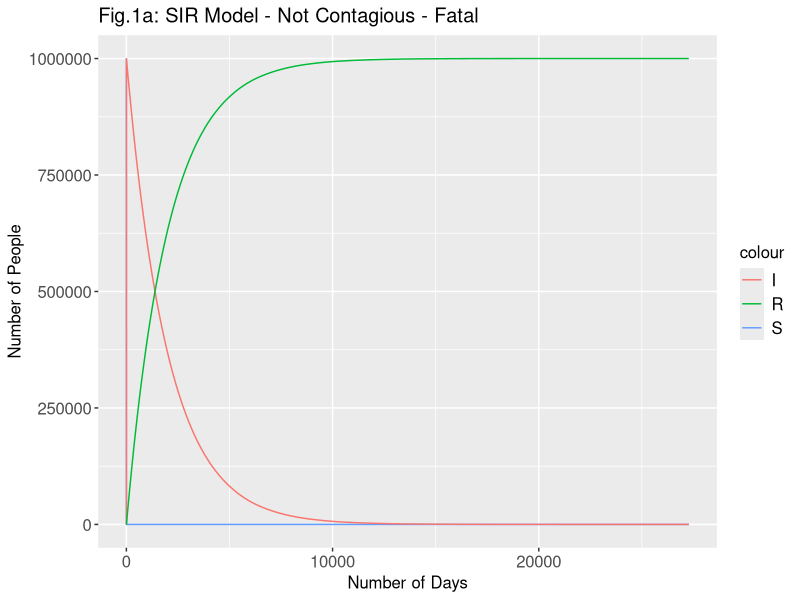
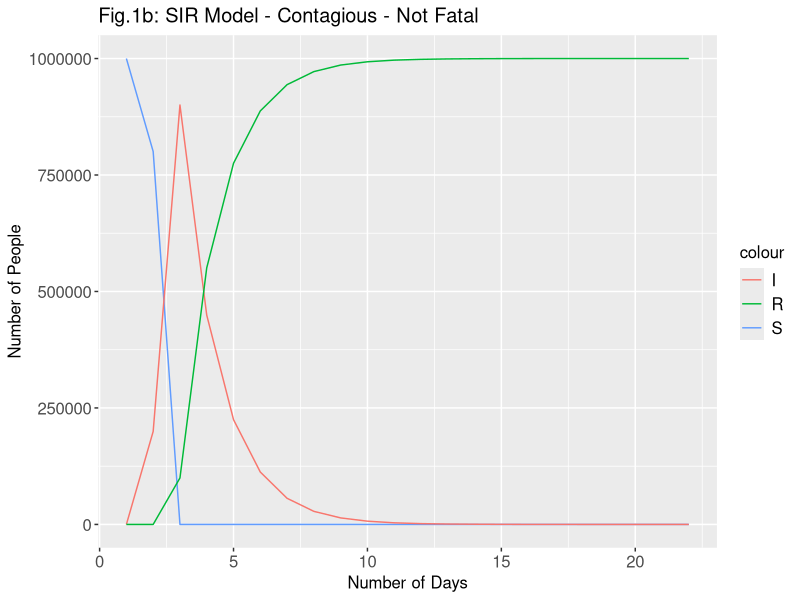
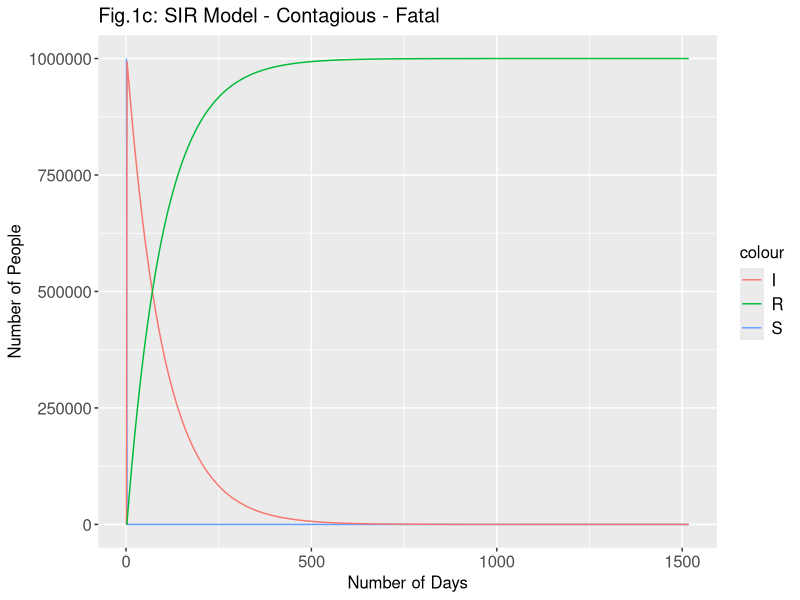
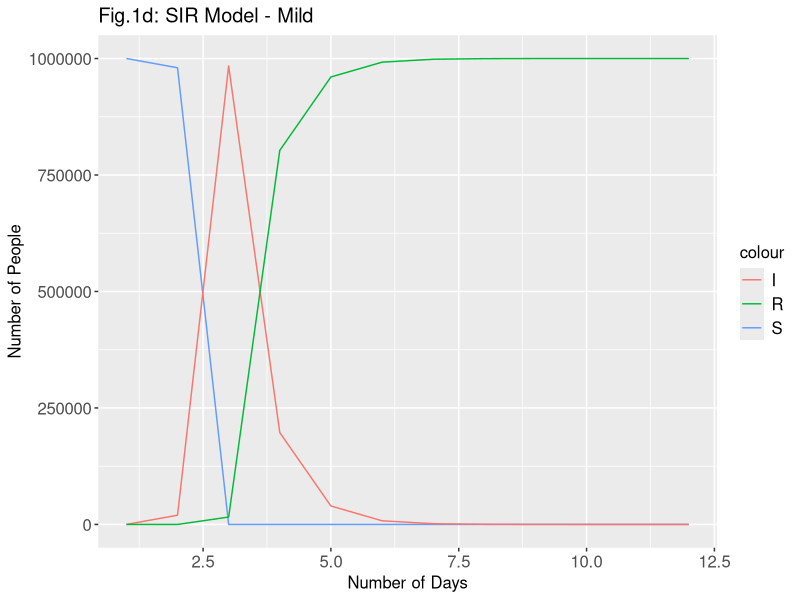
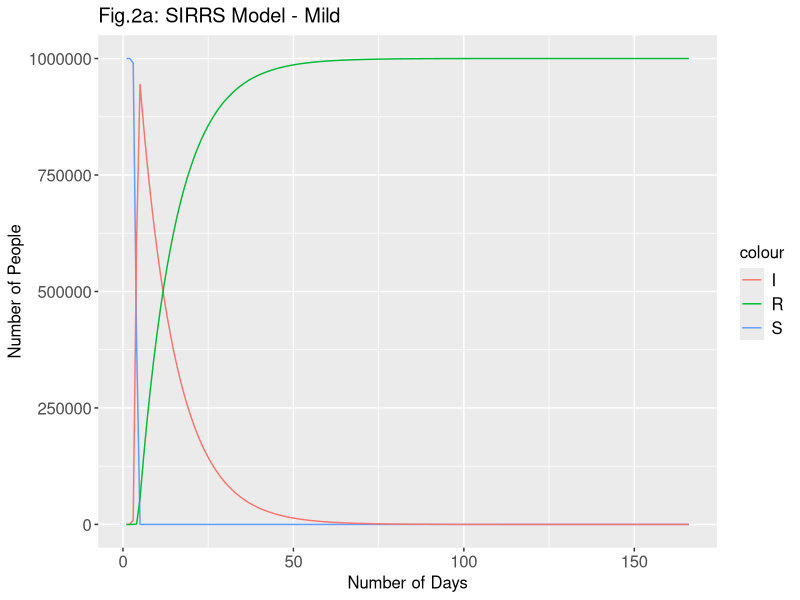
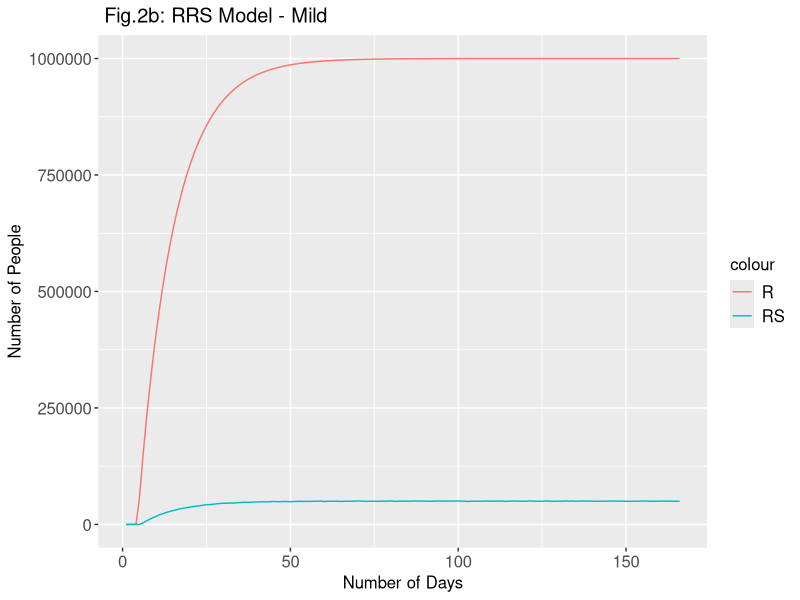
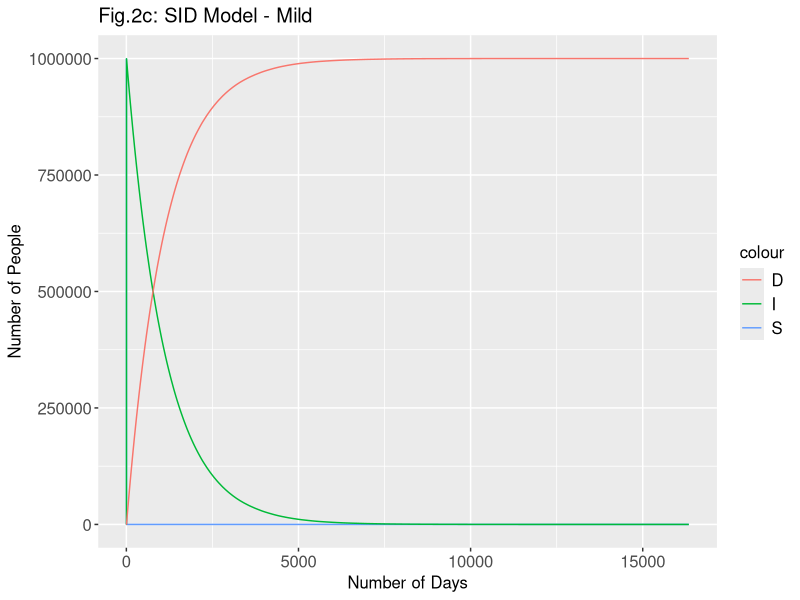
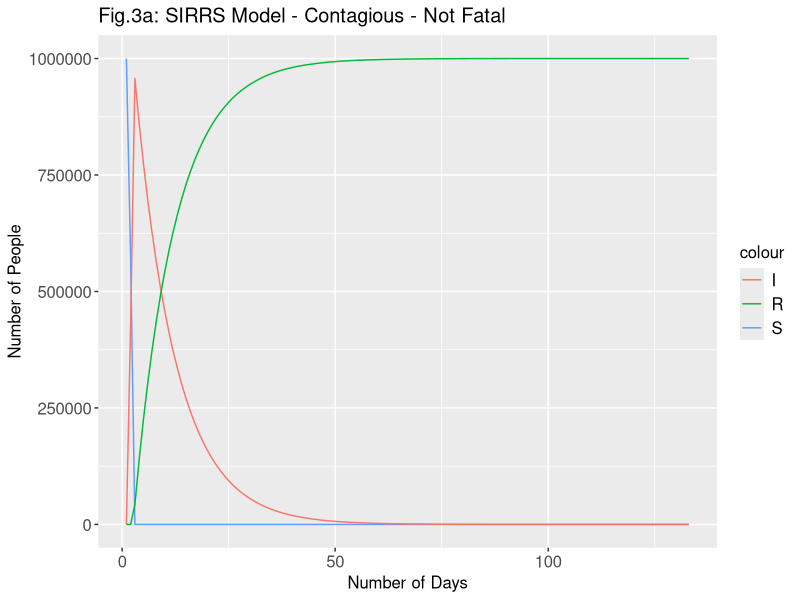

Reproduce these figures in R, in order.
# Baseline model
## SIR model with four different scenarios
# Population
N <- 1000000
# Not Contagious and Fatal
# low infection rate and low recovery
# # Prob S to I
alpha <- 0.0006
# # Prob I to R
beta <- 0.0005

# Contagious and Not Fatal 
# high infection rate and high recovery
# # Prob S to I
alpha2 <- 0.2
# # Prob I to R
beta2 <- 0.5

# Contagious and Fatal
# high infection rate and low recovery
# # Prob S to I
alpha3 <- 0.7
# # Prob I to R
beta3 <- 0.01

# Mild - Not Contagious and Not Fatal
# low infection rate and high recovery
# # Prob S to I
alpha4 <- 0.02
# # Prob I to R
beta4 <- 0.8

# SIR function
SIR <- function(alpha,beta,N) {
  
  suscept <- list() # list with SIR
  suscept$S[1] <- N - 1
  suscept$I[1] <- 1
  suscept$R[1] <- 0
  t_1 <- 1
  
  while (suscept$R[t_1] < N) {
    suscept$S[t_1 + 1] <- rbinom(1, suscept$S[t_1], (1 - alpha)^(suscept$I[t_1]))
    suscept$R[t_1 + 1] <- suscept$R[t_1] + rbinom(1, suscept$I[t_1], beta)
    suscept$I[t_1 + 1] <- N - suscept$S[t_1 + 1] - suscept$R[t_1 + 1]
    torf <- suscept$S + suscept$I + suscept$R == N
    t_1 <- t_1 + 1
  }
  return(list(sir = suscept, tf = torf))
}

library(ggplot2)

set.seed(1234)
ans <- SIR(alpha,beta,N)
ans1 <- data.frame(ans[1])
ans1$Num <- 1:length(ans1$sir.S)
ggplot(ans1, aes(x = Num),) + 
  geom_line(ans1, mapping = aes(y = sir.S, color = "S")) +
  geom_line(ans1, mapping = aes(y = sir.I, color = "I")) +
  geom_line(ans1, mapping = aes(y = sir.R, color = "R")) +
  labs(x = "Number of Days", y = "Number of People", title = "Fig.1a: SIR Model - Not Contagious - Fatal") +
  theme(legend.text = element_text(size = 12), legend.title = element_text(size = 12), axis.title.x = element_text(size = 12), 
        axis.text.x = element_text(size = 12), axis.title.y = element_text(size = 12), 
        axis.text.y = element_text(size = 12), title = element_text(size = 12))

set.seed(1234)
ans2 <- SIR(alpha2,beta2,N)
ans12 <- data.frame(ans2[1])
ans12$Num <- 1:length(ans12$sir.S)
ggplot(ans12, aes(x = Num)) + 
  geom_line(ans12, mapping = aes(y = sir.S, color = "S")) +
  geom_line(ans12, mapping = aes(y = sir.I, color = "I")) +
  geom_line(ans12, mapping = aes(y = sir.R, color = "R")) +
  labs(x = "Number of Days", y = "Number of People", title = "Fig.1b: SIR Model - Contagious - Not Fatal") +
  theme(legend.text = element_text(size = 12), legend.title = element_text(size = 12), axis.title.x = element_text(size = 12), 
        axis.text.x = element_text(size = 12), axis.title.y = element_text(size = 12), 
        axis.text.y = element_text(size = 12), title = element_text(size = 12))

set.seed(1234)
ans3 <- SIR(alpha3,beta3,N)
ans13 <- data.frame(ans3[1])
ans13$Num <- 1:length(ans13$sir.S)
ggplot(ans13, aes(x = Num)) + 
  geom_line(ans13, mapping = aes(y = sir.S, color = "S")) +
  geom_line(ans13, mapping = aes(y = sir.I, color = "I")) +
  geom_line(ans13, mapping = aes(y = sir.R, color = "R")) +
  labs(x = "Number of Days", y = "Number of People", title = "Fig.1c: SIR Model - Contagious - Fatal") +
  theme(legend.text = element_text(size = 12), legend.title = element_text(size = 12), 
        axis.title.x = element_text(size = 12), axis.text.x = element_text(size = 12), 
        axis.title.y = element_text(size = 12), axis.text.y = element_text(size = 12), title = element_text(size = 12))

set.seed(1234)
ans4 <- SIR(alpha4,beta4,N)
ans14 <- data.frame(ans4[1])
ans14$Num <- 1:length(ans14$sir.S)
ggplot(ans14, aes(x = Num)) + 
  geom_line(ans14, mapping = aes(y = sir.S, color = "S")) +
  geom_line(ans14, mapping = aes(y = sir.I, color = "I")) +
  geom_line(ans14, mapping = aes(y = sir.R, color = "R")) +
  labs(x = "Number of Days", y = "Number of People", title = "Fig.1d: SIR Model - Mild") +
  theme(legend.text = element_text(size = 12), legend.title = element_text(size = 12), 
        axis.title.x = element_text(size = 12), axis.text.x = element_text(size = 12), axis.title.y = element_text(size = 12), 
        axis.text.y = element_text(size = 12), title = element_text(size = 12))


# SIRRS and SID models
# SIRRS and SID
# SIRD function
SIRD <- function(alpha,beta,d,rs,N) { # (alpha,beta,d,rs,N)
  
  susceptR <- list() # list with SIRRS
  susceptR$S[1] <- N - 1
  susceptR$I[1] <- 1
  susceptR$R[1] <- 0
  susceptR$RS[1] <- 0
  t_1R <- 1
  counts <- 0
  while (susceptR$R[t_1R] < N) {
    susceptR$S[t_1R + 1] <- rbinom(1, susceptR$S[t_1R], (1 - alpha)^(susceptR$I[t_1R]))
    susceptR$R[t_1R + 1] <- susceptR$R[t_1R] + rbinom(1, susceptR$I[t_1R], beta)
    susceptR$RS[t_1R + 1] <- rbinom(1, susceptR$R[t_1R], rs)
    susceptR$I[t_1R + 1] <- N - susceptR$S[t_1R + 1] - susceptR$R[t_1R + 1]
    torfR <- susceptR$S + susceptR$I + susceptR$R == N 
    t_1R <- t_1R + 1
    
  }
  
  susceptD <- list() # list with SID
  susceptD$S[1] <- N - 1
  susceptD$I[1] <- 1
  susceptD$D[1] <- 0
  t_1 <- 1
  
  while (susceptD$D[t_1] < N) {
    susceptD$S[t_1 + 1] <- rbinom(1, susceptD$S[t_1], (1 - alpha)^(susceptD$I[t_1]))
    susceptD$D[t_1 + 1] <- susceptD$D[t_1] + rbinom(1, susceptD$I[t_1], d)
    susceptD$I[t_1 + 1] <- N - susceptD$S[t_1 + 1] - susceptD$D[t_1 + 1]
    torfD <- susceptD$S + susceptD$I + susceptD$D == N 
    t_1 <- t_1 + 1
    
  }
  return(list(sir = susceptR, sid = susceptD, t_R = t_1R, t_D = t_1))
}

# Four scenarios:

# very mild disease with population of 1000000
# # mildly contagious with mild outcomes
library(ggplot2)

N <- 1000000
# # Prob S to I
alpha <- 0.0001
# # Prob I to R 
beta <- 0.09
# # Prob I to D
d <- 0.0009
# # Prob R to S
rs <- 0.05

set.seed(1234)
mild <- SIRD(alpha,beta,d,rs,N)

# very contagious with mild outcomes with population of 1000000
N <- 1000000
# # Prob S to I
alpha <- 0.43
# # Prob I to R 
beta <- 0.1
# # Prob I to D
d <- 0.0004
# # Prob R to S
rs <- 0.09

set.seed(1234)
onlycontagious <- SIRD(alpha,beta,d,rs,N)

# mildly contagious with fatal outcomes with population of 1000000
N <- 1000000
# # Prob S to I
alpha <- 0.0002
# # Prob I to R 
beta <- 0.0007
# # Prob I to D
d <- 0.01
# # Prob R to S
rs <- 0.0001

set.seed(1234)
dangermild <- SIRD(alpha,beta,d,rs,N)

# very contagious with fatal outcomes with population of 1000000
N <- 1000000
# # Prob S to I
alpha <- 0.2
# # Prob I to R 
beta <- 0.00055
# # Prob I to D
d <- 0.25
# # Prob R to S
rs <- 0.22

set.seed(1234)
danger <- SIRD(alpha,beta,d,rs,N)


# Plots of the four scenarios 
library(ggplot2)

# mild scenario
# SIR
mildR <- data.frame(mild[1])
mildR$Num <- 1:length(mildR$sir.S)
ggplot(mildR, aes(x = Num)) + 
  geom_line(mildR, mapping = aes(y = sir.S, color = "S")) +
  geom_line(mildR, mapping = aes(y = sir.I, color = "I")) +
  geom_line(mildR, mapping = aes(y = sir.R, color = "R")) +
  labs(x = "Number of Days", y = "Number of People", title = "Fig.2a: SIRRS Model - Mild") +
  theme(legend.text = element_text(size = 12), legend.title = element_text(size = 12),
        axis.title.x = element_text(size = 12), axis.text.x = element_text(size = 12), 
        axis.title.y = element_text(size = 12), axis.text.y = element_text(size = 12), title = element_text(size = 12))

# RRS
ggplot(mildR, aes(x = Num)) + 
  geom_line(mildR, mapping = aes(y = sir.R, color = "R")) +
  geom_line(mildR, mapping = aes(y = sir.RS, color = "RS")) +
  labs(x = "Number of Days", y = "Number of People", title = " Fig.2b: RRS Model - Mild") +
  theme(legend.text = element_text(size = 12), legend.title = element_text(size = 12), 
        axis.title.x = element_text(size = 12), axis.text.x = element_text(size = 12), 
        axis.title.y = element_text(size = 12), axis.text.y = element_text(size = 12), title = element_text(size = 12))

# SID
mildD <- data.frame(mild[2])
mildD$Num <- 1:length(mildD$sid.S)
ggplot(mildD, aes(x = Num)) + 
  geom_line(mildD, mapping = aes(y = sid.S, color = "S")) +
  geom_line(mildD, mapping = aes(y = sid.I, color = "I")) +
  geom_line(mildD, mapping = aes(y = sid.D, color = "D")) +
  labs(x = "Number of Days", y = "Number of People", title = "Fig.2c: SID Model - Mild") +
  theme(legend.text = element_text(size = 12), legend.title = element_text(size = 12), 
        axis.title.x = element_text(size = 12), axis.text.x = element_text(size = 12), 
        axis.title.y = element_text(size = 12), axis.text.y = element_text(size = 12), title = element_text(size = 12))


# onlycontagious scenario
# SIR
ocontagR <- data.frame(onlycontagious[1])
ocontagR$Num <- 1:length(ocontagR$sir.S)
ggplot(ocontagR, aes(x = Num)) + 
  geom_line(ocontagR, mapping = aes(y = sir.S, color = "S")) +
  geom_line(ocontagR, mapping = aes(y = sir.I, color = "I")) +
  geom_line(ocontagR, mapping = aes(y = sir.R, color = "R")) +
  labs(x = "Number of Days", y = "Number of People", title = "Fig.3a: SIRRS Model - Contagious - Not Fatal") +
  theme(legend.text = element_text(size = 12), legend.title = element_text(size = 12), 
        axis.title.x = element_text(size = 12), axis.text.x = element_text(size = 12), 
        axis.title.y = element_text(size = 12), axis.text.y = element_text(size = 12), title = element_text(size = 12))

# RRS
ggplot(ocontagR, aes(x = Num)) + 
  geom_line(ocontagR, mapping = aes(y = sir.R, color = "R")) +
  geom_line(ocontagR, mapping = aes(y = sir.RS, color = "RS")) +
  labs(x = "Number of Days", y = "Number of People", title = "Fig.3b: RRS Model - Contagious - Not Fatal") +
  theme(legend.text = element_text(size = 12), legend.title = element_text(size = 12), 
        axis.title.x = element_text(size = 12), axis.text.x = element_text(size = 12), 
        axis.title.y = element_text(size = 12), axis.text.y = element_text(size = 12), title = element_text(size = 12))

# SID
ocontagD <- data.frame(onlycontagious[2])
ocontagD$Num <- 1:length(ocontagD$sid.S)
ggplot(ocontagD, aes(x = Num)) + 
  geom_line(ocontagD, mapping = aes(y = sid.S, color = "S")) +
  geom_line(ocontagD, mapping = aes(y = sid.I, color = "I")) +
  geom_line(ocontagD, mapping = aes(y = sid.D, color = "D")) +
  labs(x = "Number of Days", y = "Number of People", title = "Fig.3c: SID Model - Contagious - Not Fatal") +
  theme(legend.text = element_text(size = 12), legend.title = element_text(size = 12), 
        axis.title.x = element_text(size = 12), axis.text.x = element_text(size = 12), 
        axis.title.y = element_text(size = 12), axis.text.y = element_text(size = 12), title = element_text(size = 12))


# dangermild scenario
# SIR
dmR <- data.frame(dangermild[1])
dmR$Num <- 1:length(dmR$sir.S)
ggplot(dmR, aes(x = Num)) + 
  geom_line(dmR, mapping = aes(y = sir.S, color = "S")) +
  geom_line(dmR, mapping = aes(y = sir.I, color = "I")) +
  geom_line(dmR, mapping = aes(y = sir.R, color = "R")) +
  labs(x = "Number of Days", y = "Number of People", title = "Fig.4a: SIRRS Model - Not Contagious - Fatal") +
  theme(legend.text = element_text(size = 12), legend.title = element_text(size = 12), 
        axis.title.x = element_text(size = 12), axis.text.x = element_text(size = 12), 
        axis.title.y = element_text(size = 12), axis.text.y = element_text(size = 12), title = element_text(size = 12))

# RRS
ggplot(dmR, aes(x = Num)) + 
  geom_line(dmR, mapping = aes(y = sir.R, color = "R")) +
  geom_line(dmR, mapping = aes(y = sir.RS, color = "RS")) +
  labs(x = "Number of Days", y = "Number of People", title = "Fig.4b: RRS Model - Not Contagious - Fatal") +
  theme(legend.text = element_text(size = 12), legend.title = element_text(size = 12), 
        axis.title.x = element_text(size = 12), axis.text.x = element_text(size = 12), 
        axis.title.y = element_text(size = 12), axis.text.y = element_text(size = 12), title = element_text(size = 12))

#SID
dmD <- data.frame(dangermild[2])
dmD$Num <- 1:length(dmD$sid.S)
ggplot(dmD, aes(x = Num)) + 
  geom_line(dmD, mapping = aes(y = sid.S, color = "S")) +
  geom_line(dmD, mapping = aes(y = sid.I, color = "I")) +
  geom_line(dmD, mapping = aes(y = sid.D, color = "D")) +
  labs(x = "Number of Days", y = "Number of People", title = "Fig.4c: SID Model - Not Contagious - Fatal") +
  theme(legend.text = element_text(size = 12), legend.title = element_text(size = 12), 
        axis.title.x = element_text(size = 12), axis.text.x = element_text(size = 12), 
        axis.title.y = element_text(size = 12), axis.text.y = element_text(size = 12), title = element_text(size = 12))


# danger scenario
# SIR
dangerR <- data.frame(danger[1])
dangerR$Num <- 1:length(dangerR$sir.S)
ggplot(dangerR, aes(x = Num)) + 
  geom_line(dangerR, mapping = aes(y = sir.S, color = "S")) +
  geom_line(dangerR, mapping = aes(y = sir.I, color = "I")) +
  geom_line(dangerR, mapping = aes(y = sir.R, color = "R")) +
  labs(x = "Number of Days", y = "Number of People", title = "Fig.5a: SIRRS Model - Contagious - Fatal") +
  theme(legend.text = element_text(size = 12), legend.title = element_text(size = 12), 
        axis.title.x = element_text(size = 12), axis.text.x = element_text(size = 12), 
        axis.title.y = element_text(size = 12), axis.text.y = element_text(size = 12), title = element_text(size = 12))

# RRS
ggplot(dangerR, aes(x = Num)) + 
  geom_line(dangerR, mapping = aes(y = sir.R, color = "R")) +
  geom_line(dangerR, mapping = aes(y = sir.RS, color = "RS")) +
  labs(x = "Number of Days", y = "Number of People", title = "Fig.5b: RRS Model - Contagious - Fatal") +
  theme(legend.text = element_text(size = 12), legend.title = element_text(size = 12), 
        axis.title.x = element_text(size = 12), axis.text.x = element_text(size = 12), 
        axis.title.y = element_text(size = 12), axis.text.y = element_text(size = 12), title = element_text(size = 12))

# SID
dangerD <- data.frame(danger[2])
dangerD$Num <- 1:length(dangerD$sid.S)
ggplot(dangerD, aes(x = Num)) + 
  geom_line(dangerD, mapping = aes(y = sid.S, color = "S")) +
  geom_line(dangerD, mapping = aes(y = sid.I, color = "I")) +
  geom_line(dangerD, mapping = aes(y = sid.D, color = "D")) +
  labs(x = "Number of Days", y = "Number of People", title = "Fig.5c: SID Model - Contagious - Fatal") +
  theme(legend.text = element_text(size = 12), legend.title = element_text(size = 12), 
        axis.title.x = element_text(size = 12), axis.text.x = element_text(size = 12), 
        axis.title.y = element_text(size = 12), axis.text.y = element_text(size = 12), title = element_text(size = 12))
